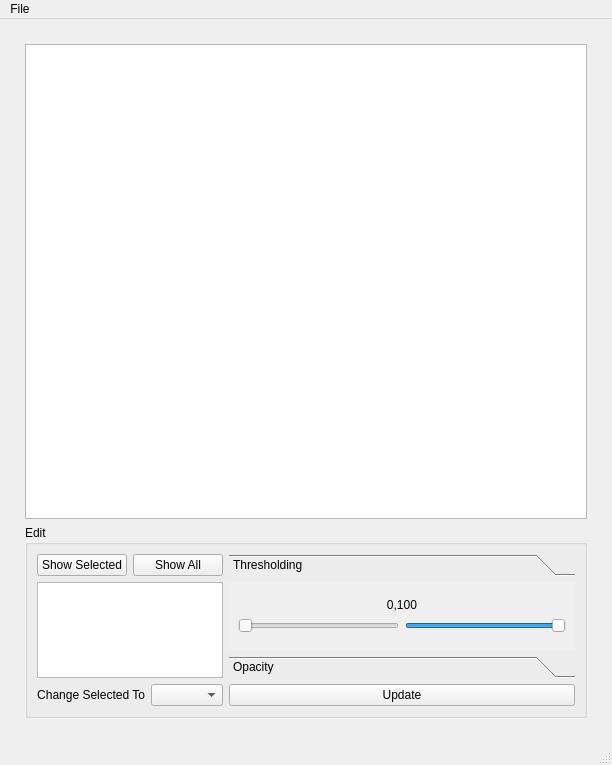
<?xml version="1.0" encoding="UTF-8"?>
<ui version="4.0">
 <class>MainWindow</class>
 <widget class="QMainWindow" name="MainWindow">
  <property name="geometry">
   <rect>
    <x>0</x>
    <y>0</y>
    <width>612</width>
    <height>765</height>
   </rect>
  </property>
  <property name="windowTitle">
   <string>MainWindow</string>
  </property>
  <property name="styleSheet">
   <string notr="true">font: 12pt &quot;Segoe UI&quot;</string>
  </property>
  <widget class="QWidget" name="centralwidget">
   <property name="styleSheet">
    <string notr="true">QPushButton {
border: 1px solid #555;
border-radius: 5px;
background: qradialgradient(cx: 0.3, cy: -0.1,
fx: 0.7, fy: 0.1,
radius: 1, stop: 0 #fff, stop: 1 #888);
background-color: rgb(170, 255, 255);
}

QPushButton:hover{ 
	background-color: rgb(255, 255, 0); 
	}

QPushButton:pressed{ 
	background-color: rgb(0,255, 0); 
	}

font: 12pt &quot;Segoe UI&quot;;</string>
   </property>
   <layout class="QGridLayout" name="gridLayout_8">
    <property name="leftMargin">
     <number>25</number>
    </property>
    <property name="topMargin">
     <number>25</number>
    </property>
    <property name="rightMargin">
     <number>25</number>
    </property>
    <property name="bottomMargin">
     <number>25</number>
    </property>
    <item row="0" column="0">
     <widget class="GraphicsLayoutWidget" name="img_view">
      <property name="sizePolicy">
       <sizepolicy hsizetype="Expanding" vsizetype="Expanding">
        <horstretch>0</horstretch>
        <verstretch>0</verstretch>
       </sizepolicy>
      </property>
     </widget>
    </item>
    <item row="1" column="0">
     <widget class="QGroupBox" name="groupBox">
      <property name="title">
       <string>Edit</string>
      </property>
      <layout class="QGridLayout" name="gridLayout_9">
       <item row="0" column="1">
        <widget class="QToolBox" name="toolBox">
         <property name="sizePolicy">
          <sizepolicy hsizetype="Preferred" vsizetype="Fixed">
           <horstretch>0</horstretch>
           <verstretch>0</verstretch>
          </sizepolicy>
         </property>
         <property name="currentIndex">
          <number>0</number>
         </property>
         <widget class="QWidget" name="page">
          <property name="geometry">
           <rect>
            <x>0</x>
            <y>0</y>
            <width>254</width>
            <height>85</height>
           </rect>
          </property>
          <attribute name="label">
           <string>Thresholding</string>
          </attribute>
          <layout class="QGridLayout" name="gridLayout_5">
           <item row="0" column="0">
            <layout class="QGridLayout" name="gridLayout_3">
             <item row="0" column="0">
              <widget class="QLabel" name="low_high_vals">
               <property name="sizePolicy">
                <sizepolicy hsizetype="Preferred" vsizetype="Fixed">
                 <horstretch>0</horstretch>
                 <verstretch>0</verstretch>
                </sizepolicy>
               </property>
               <property name="text">
                <string>0,100</string>
               </property>
               <property name="alignment">
                <set>Qt::AlignCenter</set>
               </property>
              </widget>
             </item>
             <item row="1" column="0">
              <layout class="QGridLayout" name="gridLayout_4">
               <item row="0" column="1">
                <layout class="QVBoxLayout" name="verticalLayout_2">
                 <item>
                  <widget class="QSlider" name="sldr_high">
                   <property name="sizePolicy">
                    <sizepolicy hsizetype="Preferred" vsizetype="Fixed">
                     <horstretch>0</horstretch>
                     <verstretch>0</verstretch>
                    </sizepolicy>
                   </property>
                   <property name="focusPolicy">
                    <enum>Qt::NoFocus</enum>
                   </property>
                   <property name="toolTip">
                    <string>click update after making changes </string>
                   </property>
                   <property name="maximum">
                    <number>100</number>
                   </property>
                   <property name="singleStep">
                    <number>5</number>
                   </property>
                   <property name="pageStep">
                    <number>5</number>
                   </property>
                   <property name="value">
                    <number>100</number>
                   </property>
                   <property name="sliderPosition">
                    <number>100</number>
                   </property>
                   <property name="tracking">
                    <bool>true</bool>
                   </property>
                   <property name="orientation">
                    <enum>Qt::Horizontal</enum>
                   </property>
                   <property name="invertedAppearance">
                    <bool>false</bool>
                   </property>
                   <property name="invertedControls">
                    <bool>false</bool>
                   </property>
                   <property name="tickPosition">
                    <enum>QSlider::NoTicks</enum>
                   </property>
                   <property name="tickInterval">
                    <number>5</number>
                   </property>
                  </widget>
                 </item>
                </layout>
               </item>
               <item row="0" column="0">
                <layout class="QVBoxLayout" name="verticalLayout">
                 <item>
                  <widget class="QSlider" name="sldr_low">
                   <property name="sizePolicy">
                    <sizepolicy hsizetype="Preferred" vsizetype="Fixed">
                     <horstretch>0</horstretch>
                     <verstretch>0</verstretch>
                    </sizepolicy>
                   </property>
                   <property name="focusPolicy">
                    <enum>Qt::NoFocus</enum>
                   </property>
                   <property name="toolTip">
                    <string>click update after making changes </string>
                   </property>
                   <property name="maximum">
                    <number>100</number>
                   </property>
                   <property name="singleStep">
                    <number>5</number>
                   </property>
                   <property name="pageStep">
                    <number>5</number>
                   </property>
                   <property name="value">
                    <number>0</number>
                   </property>
                   <property name="sliderPosition">
                    <number>0</number>
                   </property>
                   <property name="tracking">
                    <bool>true</bool>
                   </property>
                   <property name="orientation">
                    <enum>Qt::Horizontal</enum>
                   </property>
                   <property name="tickPosition">
                    <enum>QSlider::NoTicks</enum>
                   </property>
                   <property name="tickInterval">
                    <number>5</number>
                   </property>
                  </widget>
                 </item>
                </layout>
               </item>
              </layout>
             </item>
            </layout>
           </item>
          </layout>
         </widget>
         <widget class="QWidget" name="page_2">
          <property name="geometry">
           <rect>
            <x>0</x>
            <y>0</y>
            <width>98</width>
            <height>81</height>
           </rect>
          </property>
          <attribute name="label">
           <string>Opacity</string>
          </attribute>
          <layout class="QGridLayout" name="gridLayout_7">
           <item row="0" column="0">
            <layout class="QGridLayout" name="gridLayout_6">
             <item row="0" column="0">
              <widget class="QLabel" name="opacity_val">
               <property name="sizePolicy">
                <sizepolicy hsizetype="Preferred" vsizetype="Fixed">
                 <horstretch>0</horstretch>
                 <verstretch>0</verstretch>
                </sizepolicy>
               </property>
               <property name="text">
                <string>1</string>
               </property>
               <property name="alignment">
                <set>Qt::AlignCenter</set>
               </property>
              </widget>
             </item>
             <item row="1" column="0">
              <widget class="QSlider" name="sldr_opacity">
               <property name="toolTip">
                <string>click update after making changes </string>
               </property>
               <property name="maximum">
                <number>100</number>
               </property>
               <property name="singleStep">
                <number>10</number>
               </property>
               <property name="value">
                <number>100</number>
               </property>
               <property name="orientation">
                <enum>Qt::Horizontal</enum>
               </property>
              </widget>
             </item>
            </layout>
           </item>
          </layout>
         </widget>
        </widget>
       </item>
       <item row="1" column="1">
        <widget class="QPushButton" name="pb_update_low_high">
         <property name="toolTip">
          <string>execute above changes to the selected item</string>
         </property>
         <property name="text">
          <string>Update</string>
         </property>
        </widget>
       </item>
       <item row="0" column="0" rowspan="2">
        <layout class="QGridLayout" name="gridLayout_2">
         <item row="0" column="0">
          <widget class="QPushButton" name="pb_show_selected">
           <property name="text">
            <string>Show Selected</string>
           </property>
          </widget>
         </item>
         <item row="0" column="1">
          <widget class="QPushButton" name="pb_show_all">
           <property name="text">
            <string>Show All</string>
           </property>
          </widget>
         </item>
         <item row="1" column="0" colspan="2">
          <layout class="QGridLayout" name="gridLayout">
           <item row="0" column="0">
            <widget class="QListWidget" name="listWidget">
             <property name="sizePolicy">
              <sizepolicy hsizetype="Preferred" vsizetype="Preferred">
               <horstretch>0</horstretch>
               <verstretch>0</verstretch>
              </sizepolicy>
             </property>
             <property name="toolTip">
              <string>change properties of the selected item</string>
             </property>
             <property name="styleSheet">
              <string notr="true">font: 8pt &quot;Segoe UI&quot;;</string>
             </property>
             <property name="sizeAdjustPolicy">
              <enum>QAbstractScrollArea::AdjustToContents</enum>
             </property>
            </widget>
           </item>
           <item row="1" column="0">
            <layout class="QHBoxLayout" name="horizontalLayout">
             <item>
              <widget class="QLabel" name="label">
               <property name="sizePolicy">
                <sizepolicy hsizetype="Preferred" vsizetype="Fixed">
                 <horstretch>0</horstretch>
                 <verstretch>0</verstretch>
                </sizepolicy>
               </property>
               <property name="text">
                <string>Change Selected To</string>
               </property>
               <property name="alignment">
                <set>Qt::AlignRight|Qt::AlignTrailing|Qt::AlignVCenter</set>
               </property>
              </widget>
             </item>
             <item>
              <widget class="QComboBox" name="cb_choose_color">
               <property name="enabled">
                <bool>true</bool>
               </property>
              </widget>
             </item>
            </layout>
           </item>
          </layout>
         </item>
        </layout>
       </item>
      </layout>
     </widget>
    </item>
   </layout>
  </widget>
  <widget class="QMenuBar" name="menubar">
   <property name="geometry">
    <rect>
     <x>0</x>
     <y>0</y>
     <width>612</width>
     <height>34</height>
    </rect>
   </property>
   <widget class="QMenu" name="menuFile">
    <property name="title">
     <string>File</string>
    </property>
    <property name="toolTipsVisible">
     <bool>true</bool>
    </property>
    <addaction name="actionLoad"/>
    <addaction name="actionLoad_Stack"/>
    <addaction name="actionLoad_State_File"/>
    <addaction name="actionSave_State"/>
    <addaction name="actionSave_Stack_tiff"/>
    <addaction name="actionSave_View"/>
   </widget>
   <addaction name="menuFile"/>
  </widget>
  <widget class="QStatusBar" name="statusbar"/>
  <action name="actionLoad">
   <property name="text">
    <string>Load Images</string>
   </property>
   <property name="toolTip">
    <string>Select and load multiple tiff images to create a multi color view</string>
   </property>
  </action>
  <action name="actionLoad_2">
   <property name="text">
    <string>Load 2</string>
   </property>
  </action>
  <action name="actionLoad_3">
   <property name="text">
    <string>Load 3</string>
   </property>
  </action>
  <action name="actionLoad_4">
   <property name="text">
    <string>Load 4</string>
   </property>
  </action>
  <action name="actionLoad_5">
   <property name="text">
    <string>Load 5</string>
   </property>
  </action>
  <action name="actionLoad_6">
   <property name="text">
    <string>Load 6</string>
   </property>
  </action>
  <action name="actionSave_View">
   <property name="text">
    <string>Export Image</string>
   </property>
   <property name="toolTip">
    <string>Export the image view as a sinle image file</string>
   </property>
  </action>
  <action name="actionSave_State">
   <property name="text">
    <string>Save State File</string>
   </property>
   <property name="toolTip">
    <string>Save the current state of the view. Images and properties are saved</string>
   </property>
  </action>
  <action name="actionLoad_State_File">
   <property name="text">
    <string>Load State File</string>
   </property>
   <property name="toolTip">
    <string>Load a state (json file) saved previously.</string>
   </property>
  </action>
  <action name="actionLoad_Stack">
   <property name="text">
    <string>Load Stack</string>
   </property>
   <property name="toolTip">
    <string>Load images as a stack of tiff</string>
   </property>
  </action>
  <action name="actionSave_Stack_tiff">
   <property name="text">
    <string>Save Stack (.tiff)</string>
   </property>
  </action>
 </widget>
 <customwidgets>
  <customwidget>
   <class>GraphicsLayoutWidget</class>
   <extends>QGraphicsView</extends>
   <header>pyqtgraph</header>
  </customwidget>
 </customwidgets>
 <resources/>
 <connections/>
</ui>
